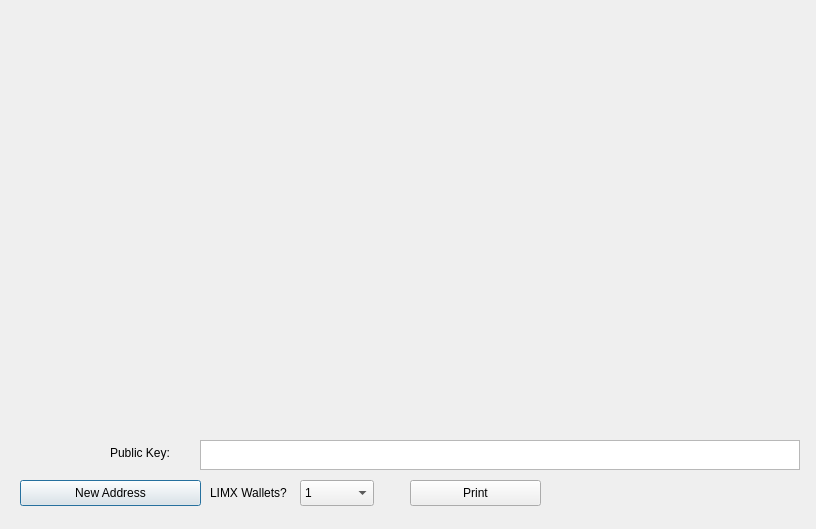
<?xml version="1.0" encoding="UTF-8"?>
<ui version="4.0">
 <class>PaperWalletDialog</class>
 <widget class="QDialog" name="PaperWalletDialog">
  <property name="geometry">
   <rect>
    <x>0</x>
    <y>0</y>
    <width>816</width>
    <height>529</height>
   </rect>
  </property>
  <property name="windowTitle">
   <string>Print Your Paper Wallets</string>
  </property>
  <widget class="QLabel" name="privateKeyQRCode">
   <property name="geometry">
    <rect>
     <x>608</x>
     <y>192</y>
     <width>149</width>
     <height>149</height>
    </rect>
   </property>
   <property name="text">
    <string/>
   </property>
   <property name="scaledContents">
    <bool>true</bool>
   </property>
  </widget>
  <widget class="QLabel" name="addressQRCode">
   <property name="geometry">
    <rect>
     <x>56</x>
     <y>107</y>
     <width>120</width>
     <height>120</height>
    </rect>
   </property>
   <property name="text">
    <string/>
   </property>
   <property name="scaledContents">
    <bool>true</bool>
   </property>
  </widget>
  <widget class="QPushButton" name="getNewAddress">
   <property name="geometry">
    <rect>
     <x>20</x>
     <y>480</y>
     <width>181</width>
     <height>26</height>
    </rect>
   </property>
   <property name="text">
    <string>New Address</string>
   </property>
   <property name="icon">
    <iconset resource="../limecoinx.qrc">
     <normaloff>:/icons/add</normaloff>:/icons/add</iconset>
   </property>
  </widget>
  <widget class="QLabel" name="paperTemplate">
   <property name="geometry">
    <rect>
     <x>20</x>
     <y>10</y>
     <width>775</width>
     <height>416</height>
    </rect>
   </property>
   <property name="text">
    <string notr="true"/>
   </property>
   <property name="pixmap">
    <pixmap resource="../limecoinx.qrc">:/images/paper_wallet</pixmap>
   </property>
  </widget>
  <widget class="VerticalLabel" name="addressText2">
   <property name="geometry">
    <rect>
     <x>245</x>
     <y>22</y>
     <width>31</width>
     <height>371</height>
    </rect>
   </property>
   <property name="font">
    <font>
     <family>Monospace</family>
     <pointsize>12</pointsize>
     <weight>75</weight>
     <italic>false</italic>
     <bold>true</bold>
    </font>
   </property>
   <property name="text">
    <string/>
   </property>
   <property name="alignment">
    <set>Qt::AlignCenter</set>
   </property>
   <property name="textInteractionFlags">
    <set>Qt::TextSelectableByKeyboard|Qt::TextSelectableByMouse</set>
   </property>
  </widget>
  <widget class="VerticalLabel" name="privateKeyText">
   <property name="geometry">
    <rect>
     <x>781</x>
     <y>9</y>
     <width>18</width>
     <height>416</height>
    </rect>
   </property>
   <property name="font">
    <font>
     <family>Monospace</family>
     <pointsize>8</pointsize>
     <weight>50</weight>
     <italic>false</italic>
     <bold>false</bold>
    </font>
   </property>
   <property name="text">
    <string/>
   </property>
   <property name="scaledContents">
    <bool>true</bool>
   </property>
   <property name="alignment">
    <set>Qt::AlignCenter</set>
   </property>
   <property name="textInteractionFlags">
    <set>Qt::TextSelectableByKeyboard|Qt::TextSelectableByMouse</set>
   </property>
  </widget>
  <widget class="QPushButton" name="printButton">
   <property name="geometry">
    <rect>
     <x>410</x>
     <y>480</y>
     <width>131</width>
     <height>26</height>
    </rect>
   </property>
   <property name="text">
    <string>Print</string>
   </property>
   <property name="icon">
    <iconset resource="../limecoinx.qrc">
     <normaloff>:/icons/receiving_addresses</normaloff>:/icons/receiving_addresses</iconset>
   </property>
  </widget>
  <widget class="QDialogButtonBox" name="buttonBox">
   <property name="geometry">
    <rect>
     <x>710</x>
     <y>480</y>
     <width>91</width>
     <height>26</height>
    </rect>
   </property>
   <property name="standardButtons">
    <set>QDialogButtonBox::NoButton</set>
   </property>
   <property name="centerButtons">
    <bool>true</bool>
   </property>
  </widget>
  <widget class="QLabel" name="label">
   <property name="geometry">
    <rect>
     <x>210</x>
     <y>480</y>
     <width>91</width>
     <height>26</height>
    </rect>
   </property>
   <property name="text">
    <string>LIMX Wallets?</string>
   </property>
  </widget>
  <widget class="QComboBox" name="walletCount">
   <property name="geometry">
    <rect>
     <x>300</x>
     <y>480</y>
     <width>74</width>
     <height>26</height>
    </rect>
   </property>
   <property name="editable">
    <bool>false</bool>
   </property>
   <item>
    <property name="text">
     <string>1</string>
    </property>
   </item>
   <item>
    <property name="text">
     <string>2</string>
    </property>
   </item>
   <item>
    <property name="text">
     <string>3</string>
    </property>
   </item>
   <item>
    <property name="text">
     <string>4</string>
    </property>
   </item>
   <item>
    <property name="text">
     <string>5</string>
    </property>
   </item>
   <item>
    <property name="text">
     <string>6</string>
    </property>
   </item>
   <item>
    <property name="text">
     <string>7</string>
    </property>
   </item>
   <item>
    <property name="text">
     <string>8</string>
    </property>
   </item>
   <item>
    <property name="text">
     <string>9</string>
    </property>
   </item>
   <item>
    <property name="text">
     <string>10</string>
    </property>
   </item>
   <item>
    <property name="text">
     <string>11</string>
    </property>
   </item>
   <item>
    <property name="text">
     <string>12</string>
    </property>
   </item>
  </widget>
  <widget class="QTextEdit" name="publicKey">
   <property name="geometry">
    <rect>
     <x>200</x>
     <y>440</y>
     <width>600</width>
     <height>30</height>
    </rect>
   </property>
   <property name="undoRedoEnabled">
    <bool>false</bool>
   </property>
   <property name="readOnly">
    <bool>true</bool>
   </property>
   <property name="html">
    <string>&lt;!DOCTYPE HTML PUBLIC &quot;-//W3C//DTD HTML 4.0//EN&quot; &quot;http://www.w3.org/TR/REC-html40/strict.dtd&quot;&gt;
&lt;html&gt;&lt;head&gt;&lt;meta name=&quot;qrichtext&quot; content=&quot;1&quot; /&gt;&lt;style type=&quot;text/css&quot;&gt;
p, li { white-space: pre-wrap; }
&lt;/style&gt;&lt;/head&gt;&lt;body style=&quot; font-family:'Sans'; font-size:9pt; font-weight:400; font-style:normal;&quot;&gt;
&lt;p style=&quot;-qt-paragraph-type:empty; margin-top:0px; margin-bottom:0px; margin-left:0px; margin-right:0px; -qt-block-indent:0; text-indent:0px; font-family:'Sans Serif';&quot;&gt;&lt;br /&gt;&lt;/p&gt;&lt;/body&gt;&lt;/html&gt;</string>
   </property>
   <property name="acceptRichText">
    <bool>false</bool>
   </property>
  </widget>
  <widget class="QLabel" name="label_2">
   <property name="geometry">
    <rect>
     <x>110</x>
     <y>440</y>
     <width>91</width>
     <height>26</height>
    </rect>
   </property>
   <property name="text">
    <string>Public Key:</string>
   </property>
  </widget>
  <widget class="QLabel" name="addressText">
   <property name="geometry">
    <rect>
     <x>55</x>
     <y>345</y>
     <width>440</width>
     <height>15</height>
    </rect>
   </property>
   <property name="text">
    <string>&lt;html&gt;&lt;head/&gt;&lt;body&gt;&lt;p&gt;&lt;br/&gt;&lt;/p&gt;&lt;/body&gt;&lt;/html&gt;</string>
   </property>
  </widget>
  <zorder>getNewAddress</zorder>
  <zorder>paperTemplate</zorder>
  <zorder>addressQRCode</zorder>
  <zorder>privateKeyQRCode</zorder>
  <zorder>addressText2</zorder>
  <zorder>privateKeyText</zorder>
  <zorder>printButton</zorder>
  <zorder>buttonBox</zorder>
  <zorder>label</zorder>
  <zorder>walletCount</zorder>
  <zorder>publicKey</zorder>
  <zorder>label_2</zorder>
  <zorder>addressText</zorder>
 </widget>
 <customwidgets>
  <customwidget>
   <class>VerticalLabel</class>
   <extends>QLabel</extends>
   <header>verticallabel.h</header>
  </customwidget>
 </customwidgets>
 <resources>
  <include location="../limecoinx.qrc"/>
 </resources>
 <connections>
  <connection>
   <sender>buttonBox</sender>
   <signal>rejected()</signal>
   <receiver>PaperWalletDialog</receiver>
   <slot>close()</slot>
   <hints>
    <hint type="sourcelabel">
     <x>650</x>
     <y>408</y>
    </hint>
    <hint type="destinationlabel">
     <x>357</x>
     <y>214</y>
    </hint>
   </hints>
  </connection>
 </connections>
</ui>
